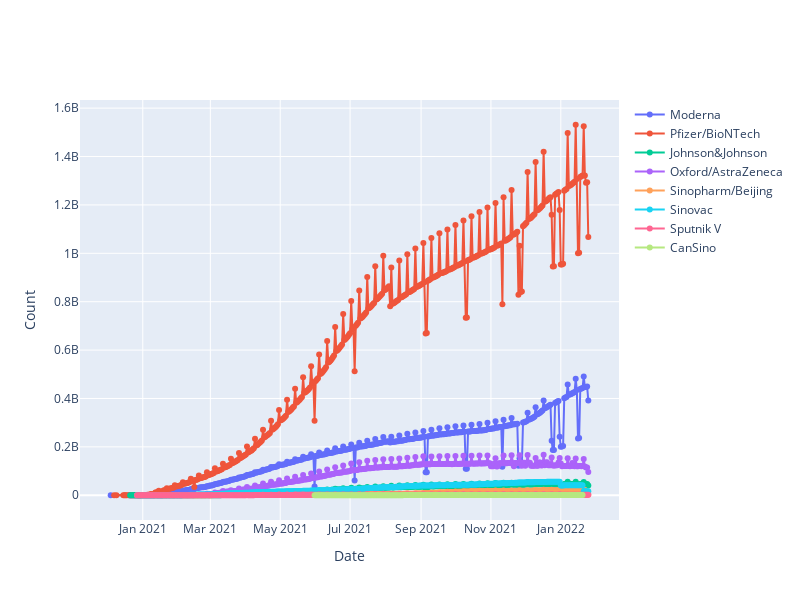

This figure's notebook cell:
### Markdown cell above
Available data sets:
- vacc_manu
- global_vacc_manu

### Code cell
line_plots = []
vaccines = global_vacc_manu.vaccine.unique().tolist()
for v in vaccines:
    vacc_data = global_vacc_manu[global_vacc_manu.vaccine == v]
    line_plots.append(
        go.Scatter(
            name = v,
            x = vacc_data.date,
            mode = "lines+markers",
            y=vacc_data['total_vaccinations'],
        )
    )
fig = go.Figure(line_plots)
fig.update_layout(
    title ="",
    xaxis_title="Date",
    yaxis_title="Count",
    hovermode='x',
    legend_orientation = 'v',
    autosize=False,
    width=800,
    height=600
)
fig.show()

### Figure 1 — Plotly figure (JSON) as saved in the notebook; plotly's stock layout.template omitted (floating-point values rounded to 4 significant figures; data arrays with more than 128 entries replaced by an {"elided": "..."} marker saying what was removed)
{"data": [{"mode": "lines+markers", "name": "Moderna", "type": "scatter", "x": {"elided": "403 str values"}, "y": {"elided": "403 int values"}}, {"mode": "lines+markers", "name": "Pfizer/BioNTech", "type": "scatter", "x": {"elided": "408 str values"}, "y": {"elided": "408 int values"}}, {"mode": "lines+markers", "name": "Johnson&Johnson", "type": "scatter", "x": {"elided": "401 str values"}, "y": {"elided": "401 int values"}}, {"mode": "lines+markers", "name": "Oxford/AstraZeneca", "type": "scatter", "x": {"elided": "395 str values"}, "y": {"elided": "395 int values"}}, {"mode": "lines+markers", "name": "Sinopharm/Beijing", "type": "scatter", "x": {"elided": "395 str values"}, "y": {"elided": "395 int values"}}, {"mode": "lines+markers", "name": "Sinovac", "type": "scatter", "x": {"elided": "395 str values"}, "y": {"elided": "395 int values"}}, {"mode": "lines+markers", "name": "Sputnik V", "type": "scatter", "x": {"elided": "395 str values"}, "y": {"elided": "395 int values"}}, {"mode": "lines+markers", "name": "CanSino", "type": "scatter", "x": {"elided": "235 str values"}, "y": {"elided": "235 int values"}}], "layout": {"autosize": false, "height": 600, "hovermode": "x", "legend": {"orientation": "v"}, "title": {"text": ""}, "width": 800, "xaxis": {"autorange": true, "range": ["2020-11-07 03:21:07.3469", "2022-02-20 20:38:52.6531"], "title": {"text": "Date"}, "type": "date"}, "yaxis": {"autorange": true, "range": [-102300000.0, 1634000000.0], "title": {"text": "Count"}, "type": "linear"}}}
